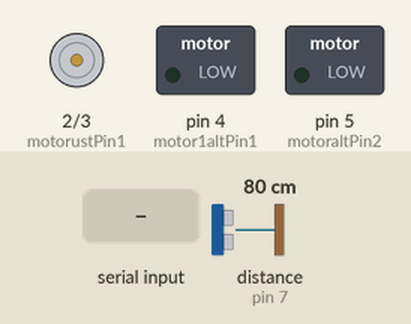
Simulated run of this sketch. Board: Arduino Uno, built with avr-gcc and run on an emulated ATmega328P. Shown: motor-driver pin pairs drawn as motors (green arrow = first pin HIGH = forward, orange = second pin HIGH = backward, longer = more drive), switched loads named in the sketch (green lamp = pin HIGH). Wiring (inferred from the names in the program): ultrasonic range finder: trigger pin 8; echo pin 7. The inputs (shaded band) are chosen by the test bench; at power-on: distance to the obstacle (sensor on pin 7) 80 cm. The echo pulse lasts 58.3 µs per cm; pins used as bus, display or sensor lines are not drawn; what the sketch prints to the serial monitor is not drawn.

Above: at 1.3 s.
1.4 s: "90,45\n" received over Serial
At 1.56 s:
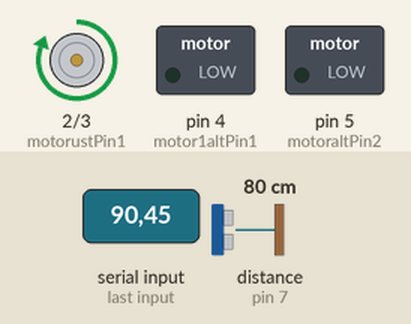
Timing chart, 0 to 4.4 s (numbered marks = the images above; inputs shaded):
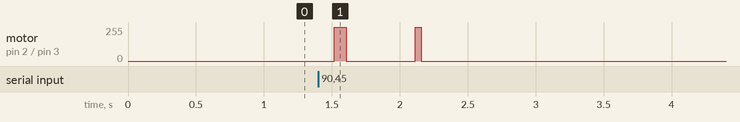

The sketch:

robotus.ino
```cpp
int motorustPin1=2;
int motorustPin2=3;

int motor1altPin1=4;
int motoraltPin2=5;

int trigPin = 8; /* Sensorun trig pini Arduinonun 6 numaralı ayağına bağlandı */
int echoPin = 7;

int enablePin2=12,motorustundegeri;
int enablePin=11,a=1;

bool sifirci=true;
long sure;
long uzaklik;

void setup() {
  // put your setup code here, to run once:
pinMode(motor1altPin1,OUTPUT);
pinMode(motoraltPin2,OUTPUT);
pinMode(motorustPin1,OUTPUT);
pinMode(motorustPin2,OUTPUT);
pinMode(enablePin,INPUT);
digitalWrite(enablePin,HIGH);
pinMode(enablePin2,INPUT);
digitalWrite(enablePin2,HIGH);
 pinMode(trigPin, OUTPUT); /* trig pini çıkış olarak ayarlandı */
  pinMode(echoPin,INPUT); /* echo pini giriş olarak ayarlandı */
  Serial.begin(9600);

}

void loop() {
  // put your main code here, to run repeatedly:

  digitalWrite(trigPin, LOW); /* sensör pasif hale getirildi */
  delayMicroseconds(5);
  digitalWrite(trigPin, HIGH); /* Sensore ses dalgasının üretmesi için emir verildi */
  delayMicroseconds(10);
  digitalWrite(trigPin, LOW);  /* Yeni dalgaların üretilmemesi için trig pini LOW konumuna getirildi */
  sure = pulseIn(echoPin, HIGH); /* ses dalgasının geri dönmesi için geçen sure ölçülüyor */
  uzaklik= sure /29.1/2; /* ölçülen sure uzaklığa çevriliyor */
  if(uzaklik > 200)
    uzaklik = 200;
  Serial.println(uzaklik); /* hesaplanan uzaklık bilgisayara aktarılıyor */
  delay(500);
}
void serialEvent()
{
 int okuyucu=Serial.parseInt();
    // loop();


 if(okuyucu<0)
  {

    if(sifirci==true)
    {

      digitalWrite(motor1altPin1,1);
    digitalWrite(motoraltPin2,0);
    delay(okuyucu*-1);
    digitalWrite(motor1altPin1,0);
    digitalWrite(motoraltPin2,0);
      }
    else
    {

      digitalWrite(motor1altPin1,0);
    digitalWrite(motoraltPin2,1);
    delay(okuyucu*-1);
    digitalWrite(motor1altPin1,0);
    digitalWrite(motoraltPin2,0);
      }


    }
  else if(okuyucu>1)
  {
    if(sifirci==true)
    {
      digitalWrite(motorustPin1,1);
    digitalWrite(motorustPin2,0);
    delay(okuyucu);
    digitalWrite(motorustPin1,0);
    digitalWrite(motorustPin2,0);
      }
    else
    {
      digitalWrite(motorustPin1,0);
    digitalWrite(motorustPin2,1);
    delay(okuyucu);
    digitalWrite(motorustPin1,0);
    digitalWrite(motorustPin2,0);

      }
    }
    else if(okuyucu==1)
    {
      if(sifirci==true)
      sifirci=false;
      else
      sifirci=true;


      }
  }
  /*/dev/ttyACM0
  /dev/ttyUSB0*/
/*if(a==1)
{
  //30cm=1100 sn
digitalWrite(motor1Pin1,1);
  digitalWrite(motor1Pin2,0);
  delay(4000);
a=0;
  }
  else
  {

digitalWrite(motor1Pin1,LOW);
  digitalWrite(motor1Pin2,0);
    }
*/
```

Measured:
- after the input at 1.4 s, motor on pin 2 (motorustPin1) / pin 3 (motorustPin2): stopped → forward 255/255 after 0.12 s, → stopped 0.09 s later
